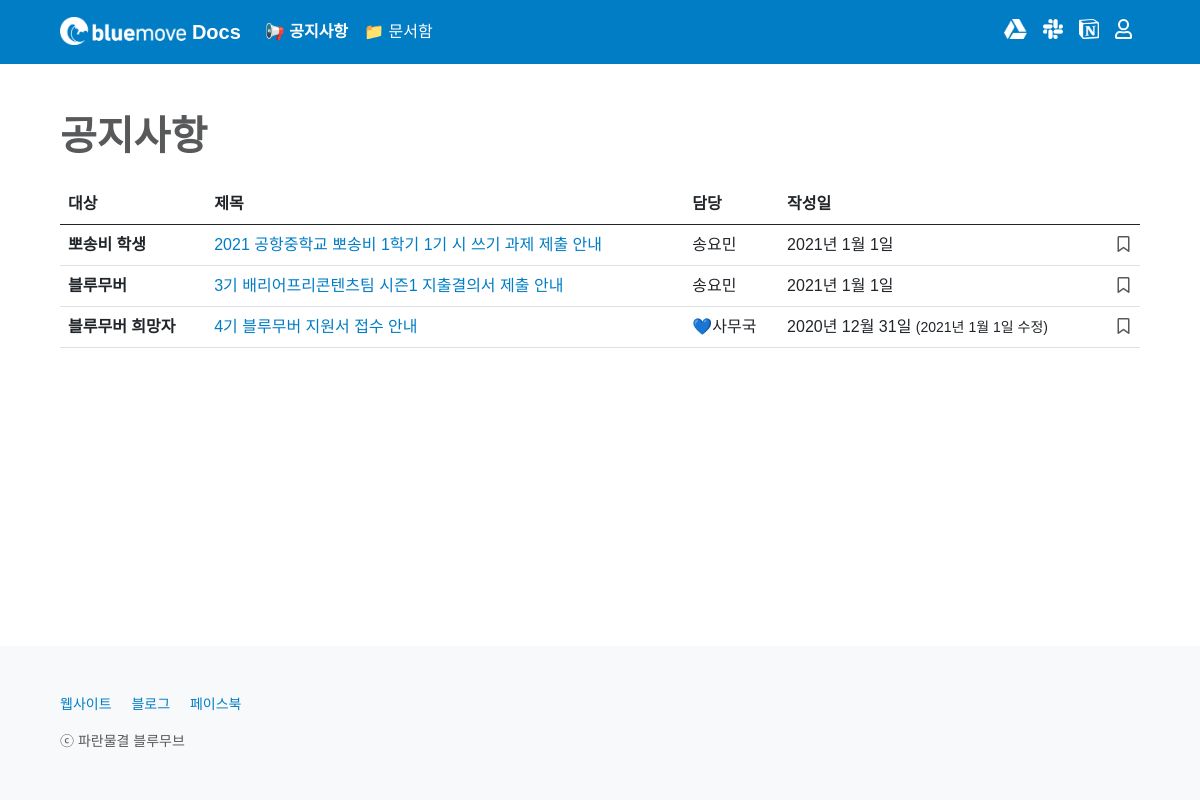
The page /notice/ on the database its author committed.
### notice/models.py (models this page shows, shortened)
class Notice(models.Model):
    CATEGORY_CHOICES = {
        ('bluemover', '블루무버'),
        ('applicant', '블루무버 희망자'),
        ('posongvi', '뽀송비 학생')
    }
    title = models.CharField(max_length = 50, null = False)
    writer = models.ForeignKey(User, on_delete=models.CASCADE, null = True)
    category = models.CharField(max_length = 50, choices = CATEGORY_CHOICES, null = False)
    content = models.TextField(null = False)
    image = models.ImageField(upload_to='images/', null = True)
    created_at = models.DateField(auto_now_add = True)
    updated_at = models.DateField(auto_now = True)
    favorite_user_set = models.ManyToManyField(User, blank=True, related_name="favorite_user_set", through="Favorite")

### notice/views.py (the view)
# urls.py: path('', main, name='main'),
def main(request):
    all_noticies = Notice.objects.all().order_by('-id')
    return render(request, 'notice/main.html', {'all_noticies': all_noticies})

### notice/templates/notice/main.html (shortened to what this page needs)
{% extends 'base.html' %}
{% block content %}
{% include 'shared/_navbar4notice.html' %}
<main class="px-3 px-md-5">
    <div class="container-md mt-5">
        <h1 class="mb-4" style="font-weight: 600; color: #58595B;">공지사항</h1>
        {% include 'shared/_noticetable.html' %}
    </div>
</main>
{% endblock %}

### home/templates/shared/_noticetable.html (shortened to what this page needs)
<div class="table-responsive" id="noticetable-table">
    <table class="table">
        <thead>
            <tr>
                <th scope="col">대상</th>
                <th scope="col">제목</th>
                <th scope="col">담당</th>
                <th scope="col">작성일</th>
                <th class="text-center" scope="col"></th>
            </tr>
        </thead>
        <tbody>
            {% for notice in all_noticies %}
            <tr>
                <th scope="row">
                    {% if notice.category == 'bluemover' %}
                    블루무버
                    {% endif %}
                    {% if notice.category == 'posongvi' %}
                    뽀송비 학생
                    {% endif %}
                    {% if notice.category == 'applicant' %}
                    블루무버 희망자
                    {% endif %}
                </th>
                <td><a href="{% url 'notice:read' notice.id %}">{{ notice.title }}</a></td>
                <td>
                    {% if not notice.writer.first_name == '' %}
                    {{ notice.writer.last_name }}{{ notice.writer.first_name }}
                    {% else %}
                    {{ notice.writer }}
                    {% endif %}
                </td>
                <td>
                    {% if notice.created_at == notice.updated_at %}
                    {{ notice.created_at }}
                    {% else %}
                    {{ notice.created_at }} <small>({{ notice.updated_at }} 수정)</small>
                    {% endif %}
                </td>
                <td>
                    {% if user.is_authenticated %}
                    <div class="text-center">
                        <a class="bookmark" href="{% url 'notice:notice_favorite' notice.id %}?next={{ request.path }}">
                            {% if user in notice.favorite_user_set.all %}
                            <i class="fas fa-bookmark"></i>
                            {% else %}
                            <i class="far fa-bookmark"></i>
                            {% endif %}
                        </a>
                    </div>
                    {% else %}
                    <div class="text-center">
                        <a type="button" class="bookmark" data-bs-toggle="modal" data-bs-target="#tableloginModal">
                            <i class="far fa-bookmark"></i>
                        </a>
                    </div>
                    {% endif %}
                </td>
            </tr>
            {% endfor %}
        </tbody>
    </table>
</div>

### home/templates/base.html (style rules this page uses)
body { min-height: 100vh; display: flex; flex-direction: column; }
main { flex: 1; }
a { color: #007DC5; text-decoration: none; }
.bookmark { color: #58595B; font-weight: 300; text-decoration: none; }

### rows shown on the page
Notice: category "뽀송비 학생", title "2021 공항중학교 뽀송비 1학기 1기 시 쓰기 과제 제출 안내", writer.last_name "송", writer.first_name "요민", created_at "2021년 1월 1일"
Notice: category "블루무버", title "3기 배리어프리콘텐츠팀 시즌1 지출결의서 제출 안내", writer.last_name "송", writer.first_name "요민", created_at "2021년 1월 1일"
Notice: category "블루무버 희망자", title "4기 블루무버 지원서 접수 안내", writer.first_name "💙사무국", created_at "2020년 12월 31일", updated_at "2021년 1월 1일"
